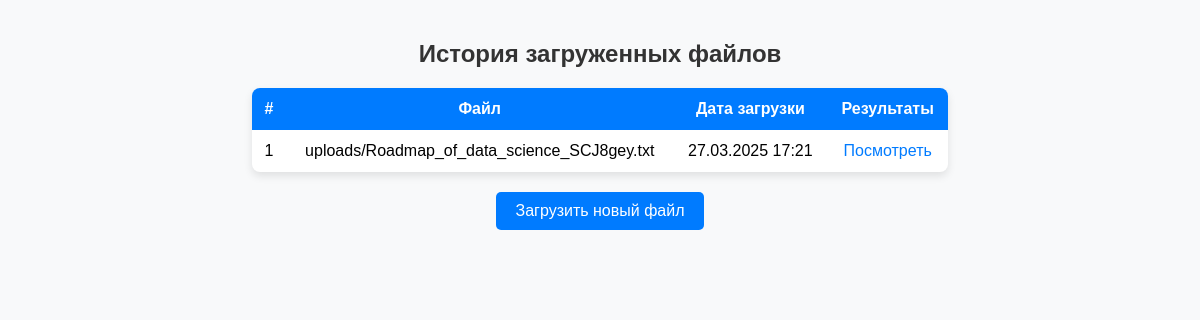
The page /history/ on the database its author committed.
### checkout/models.py (models this page shows, shortened)
class UploadedFile(models.Model):
    file = models.FileField(upload_to="uploads/")
    uploaded_at = models.DateTimeField(auto_now_add=True)

### checkout/views.py (the view)
# urls.py: path("history/", file_history_view, name="file_history"),
def file_history_view(request):
    files = UploadedFile.objects.all().order_by("-id")
    return render(request, "file_history.html", {"files": files})

### templates/file_history.html (shortened to what this page needs)
<!DOCTYPE html>
<html lang="ru">
<head>
</head>
<body>
    <h2>История загруженных файлов</h2>
    <table>
        <thead>
            <tr>
                <th>#</th>
                <th>Файл</th>
                <th>Дата загрузки</th>
                <th>Результаты</th>
            </tr>
        </thead>
        <tbody>
            {% for file in files %}
            <tr>
                <td>{{ forloop.counter }}</td>
                <td>{{ file.file.name }}</td>
                <td>{{ file.uploaded_at|date:"d.m.Y H:i" }}</td>
                <td><a href="{% url 'checkout:results' file.id %}">Посмотреть</a></td>
            </tr>
            {% endfor %}
        </tbody>
    </table>
    <a href="{% url 'checkout:upload_file' %}" class="btn">Загрузить новый файл</a>
</body>
</html>

### templates/file_history.html (style rules this page uses)
body { font-family: Arial, sans-serif; background-color: #f8f9fa; margin: 0; padding: 20px; text-align: center; }
h2 { color: #333; margin-bottom: 20px; }
table { width: 60%; border-collapse: collapse; margin: 0 auto; background: #fff; box-shadow: 0px 4px 8px rgba(0, 0, 0, 0.1); border-radius: 8px; overflow: hidden; }
th, td { padding: 12px; text-align: center; }
th { background-color: #007bff; color: white; }
a { text-decoration: none; color: #007bff; }
.btn { display: inline-block; margin-top: 20px; padding: 10px 20px; font-size: 16px; background-color: #007bff; color: white; border-radius: 5px; text-decoration: none; }

### rows shown on the page
UploadedFile: file.name "uploads/Roadmap_of_data_science_SCJ8gey.txt", uploaded_at "27.03.2025 17:21"
